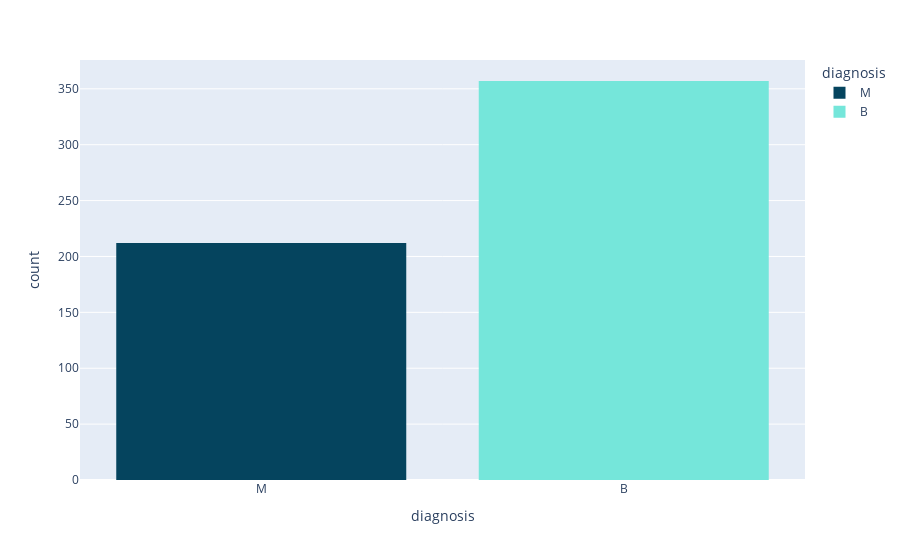

Here is the notebook cell this chart was saved with:
### Code cell
import plotly.express as px

px.histogram(data_frame=dataset, x='diagnosis', color='diagnosis', color_discrete_sequence=['#05445E','#75E6DA'])

### Figure 1 — Plotly figure (JSON) as saved in the notebook; plotly's stock layout.template omitted (floating-point values rounded to 4 significant figures; data arrays with more than 128 entries replaced by an {"elided": "..."} marker saying what was removed)
{"data": [{"bingroup": "x", "hovertemplate": "diagnosis=%{x}<br>count=%{y}<extra></extra>", "legendgroup": "M", "marker": {"color": "#05445E", "pattern": {"shape": ""}}, "name": "M", "orientation": "v", "showlegend": true, "type": "histogram", "x": {"elided": "212 str values"}, "xaxis": "x", "yaxis": "y"}, {"bingroup": "x", "hovertemplate": "diagnosis=%{x}<br>count=%{y}<extra></extra>", "legendgroup": "B", "marker": {"color": "#75E6DA", "pattern": {"shape": ""}}, "name": "B", "orientation": "v", "showlegend": true, "type": "histogram", "x": {"elided": "357 str values"}, "xaxis": "x", "yaxis": "y"}], "layout": {"barmode": "relative", "legend": {"title": {"text": "diagnosis"}, "tracegroupgap": 0}, "margin": {"t": 60}, "xaxis": {"anchor": "y", "categoryarray": ["M", "B"], "categoryorder": "array", "domain": [0, 1], "title": {"text": "diagnosis"}}, "yaxis": {"anchor": "x", "domain": [0, 1], "title": {"text": "count"}}}}
